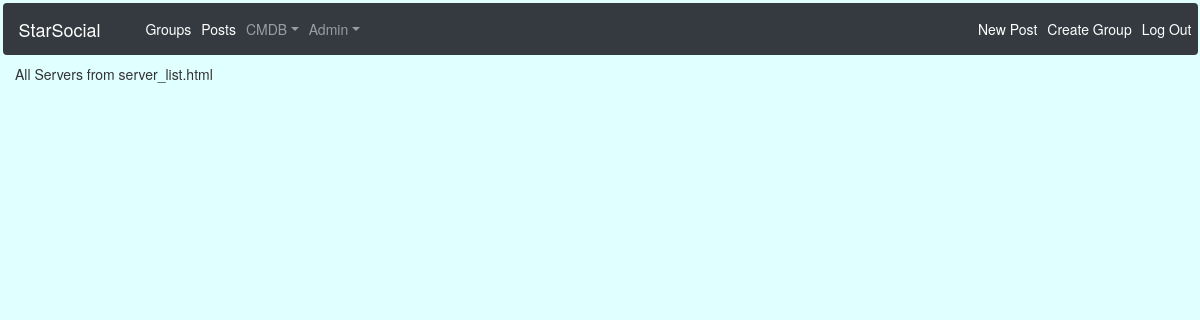
Page /cmdb/servers (signed in) on the earlier database version.
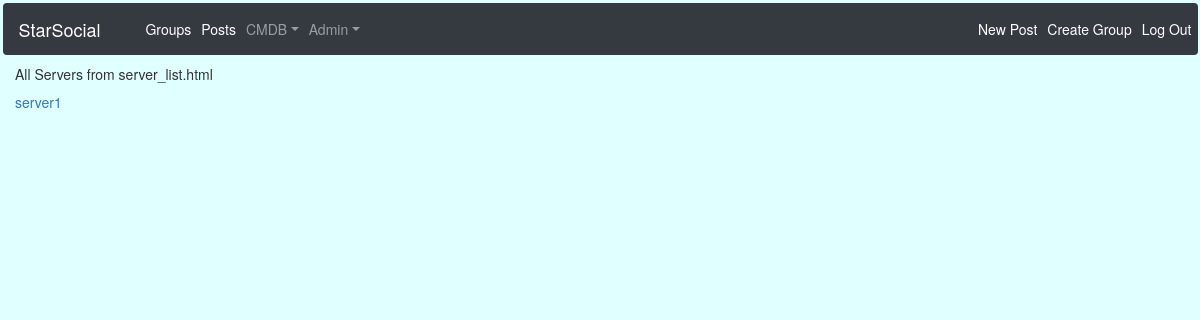
Same page on the later database version.
### cmdb/models.py (models this page shows, shortened)
class Server(models.Model):
    name = models.CharField(max_length=64,unique=True)
    osTypes = models.TextChoices('osTypes', 'linux windows aix')
    os_type = models.CharField(blank=True, choices=osTypes.choices, max_length=10)
    domainTypes = models.TextChoices('domainTypes', 'metnet met_intnet alicocorp')
    domain= models.CharField(blank=True, choices=domainTypes.choices, max_length=10)
    envTypes = models.TextChoices('envTypes', 'Dev Int QA Prod DR Test')
    environment = models.CharField(blank=True, choices=envTypes.choices, max_length=10)
    eai = models.ManyToManyField(EAI,related_name='servers',blank=True)
    app = models.ManyToManyField(Application,related_name='servers',blank=True)
    class Meta:
        ordering = ['name']

### cmdb/views.py (the view)
class ServerList(SelectRelatedMixin,generic.ListView):
    model = models.Server
    form_class = ServerForm
    select_related = ()

### cmdb/templates/cmdb/server_list.html
{% include 'cmdb/cmdb_base.html' %}
{% block precmdb %}
<div class='col-md-4'>
    <div class=''>
        <div class='content'>
            <h5 class='title'>All Servers from server_list.html</h5>
            <ul class='list-unstyled'>
                {% for server in server_list %}
                <li>
                    <a href="{% url 'cmdb:single_server' pk=server.pk %}">{{ server.name }}</a>
                </li>
                {% endfor %}
            </ul>
        </div>
    </div>
</div>
{% endblock %}

Differences in the rows shown:
added Server: name "server1"
